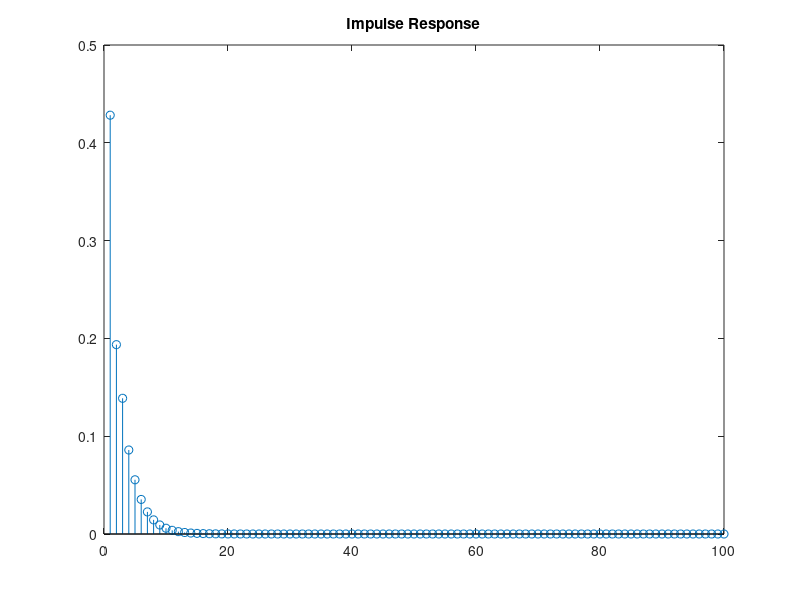
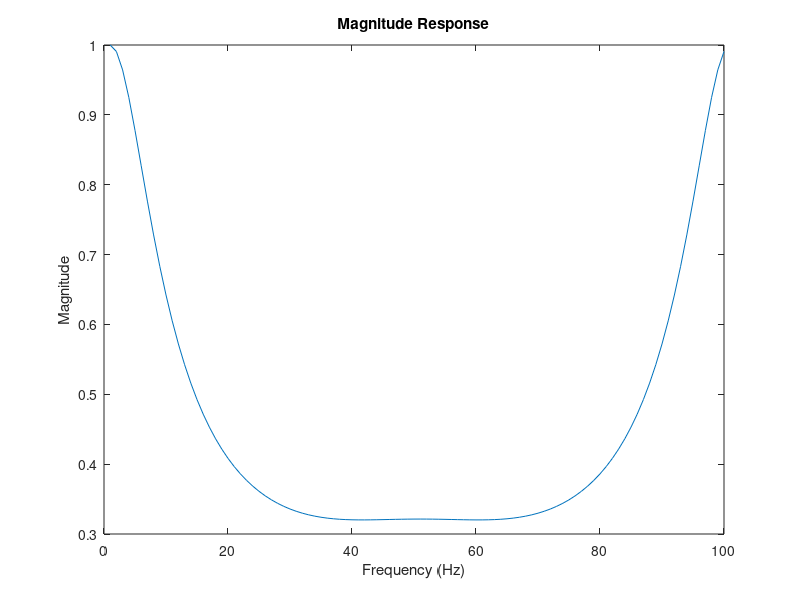
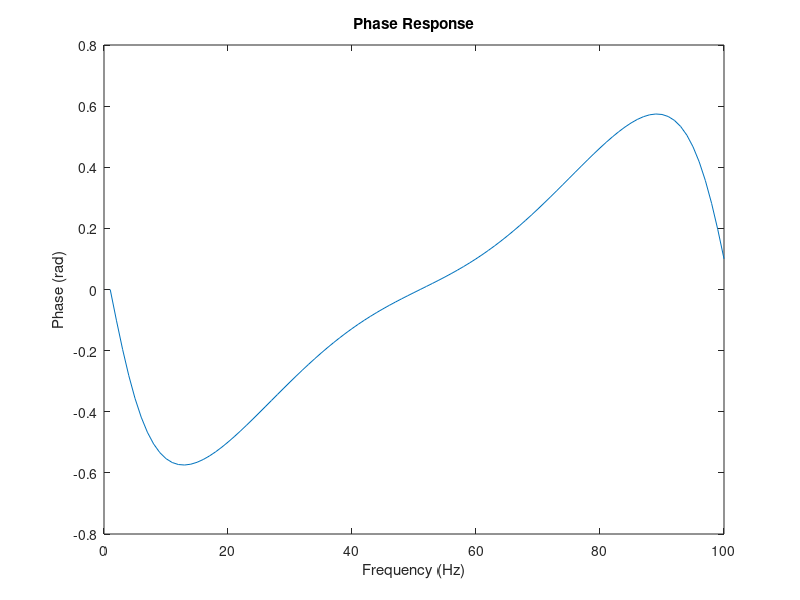

These figures' MATLAB source, in order:
%% Butterworth
%
% This code has been referenced and adapted from Bristow-Johnson (2005), neotec (2007), Falco (2009) and Zolzer (2011).
% Please refer to accompanying report for full reference list and details.
% Oberon Day-West (21501990).
%%
clc; clear;
% Sample rate (in Hz)
Fs = 48000;

% Create an impulse signal
impulse = [1, zeros(1, 99)];

% Define the cut-off frequency and quality factor
cutOffFrequency = 0.3;  % (30% of Nyquist frequency)
qualityFactor = 0.9;    % Q factor

% Calculate intermediate variables for Butterworth filter
intermediateVariableK = tan(pi * cutOffFrequency);
normalizationFactor = 1 / (1 + intermediateVariableK / qualityFactor + intermediateVariableK * intermediateVariableK);

% Calculate coefficients for Butterworth filter
coefficientA0 = intermediateVariableK * intermediateVariableK * normalizationFactor;
coefficientA1 = 2 * coefficientA0;
coefficientA2 = coefficientA0;
coefficientB1 = 2 * (intermediateVariableK * intermediateVariableK - 1) * normalizationFactor;
coefficientB2 = (1 - intermediateVariableK / qualityFactor + intermediateVariableK * intermediateVariableK) * normalizationFactor;

% Create array to store previous samples
previousSamples1 = zeros(1, 2);
previousSamples2 = zeros(1, 2);

% Choose channel (0 or 1 for stereo)
channelNumber = 1;

% Process the impulse signal
for i = 1:length(impulse)
    inputSample = impulse(i);

    % Filter the input sample
    outputSample = coefficientA0 * inputSample + coefficientA1 * previousSamples1(channelNumber) + coefficientA2 * previousSamples2(channelNumber) - coefficientB1 * previousSamples1(channelNumber) - coefficientB2 * previousSamples2(channelNumber);

    % Update previous samples
    previousSamples2(channelNumber) = previousSamples1(channelNumber);
    previousSamples1(channelNumber) = outputSample;

    % Store output sample
    impulse(i) = outputSample;
end

% Plot the impulse response
figure;
stem(impulse);
title('Impulse Response');

% Calculate the FFT of the impulse response
impulseFFT = fft(impulse);

% Plot the magnitude response
figure;
plot(abs(impulseFFT));
title('Magnitude Response');
xlabel('Frequency (Hz)');
ylabel('Magnitude');

% Plot the phase response
figure;
plot(angle(impulseFFT));
title('Phase Response');
xlabel('Frequency (Hz)');
ylabel('Phase (rad)');

